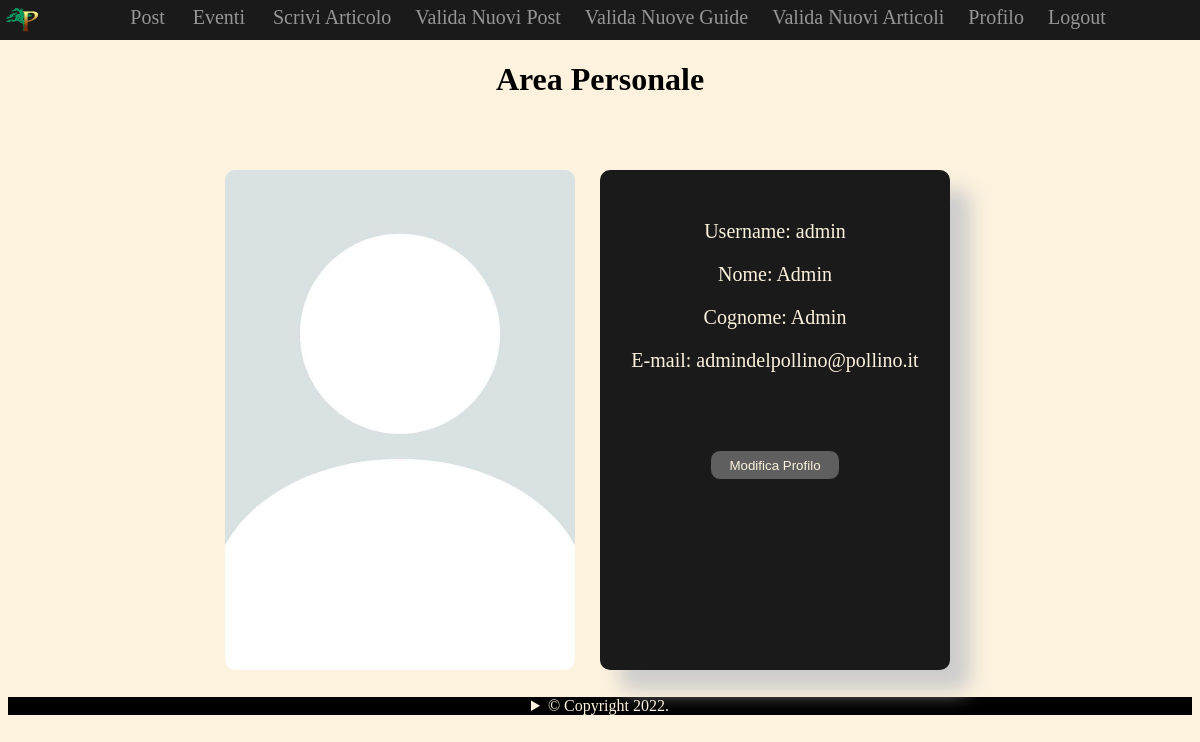
Screenshot of /php/areapersonale.php (signed in) with the database file from the repository.
### tables this page shows
CREATE TABLE `utenti` (
  `id` int(11) NOT NULL AUTO_INCREMENT,
  `username` varchar(50) NOT NULL,
  `password` varchar(255) NOT NULL,
  `email` varchar(45) NOT NULL,
  `guida` int(11) NOT NULL,
  `nome` varchar(45) NOT NULL,
  `cognome` varchar(45) NOT NULL,
  `admin` int(10) unsigned zerofill NOT NULL DEFAULT '0000000000',
  `imgPath` varchar(100) DEFAULT NULL,
  `data_nascita` date NOT NULL,
  PRIMARY KEY (`id`),
  UNIQUE KEY `username_UNIQUE` (`username`)
);

### php/areapersonale.php (the view, shortened to what this page needs)
<!DOCTYPE html>
<html lang="it">
    <head>
        <link href="../css/stile.css" rel="stylesheet" type="text/css">
    </head>
    <?php
        include './connection.php';
        $admin = 0;
        $personale = "Login";
        $link = "login.php";
        if( (isset($_SESSION['utente'])) || (isset($_SESSION['guida'])) )
        {
            $session_user = htmlspecialchars($_SESSION['username'], ENT_QUOTES, 'UTF-8');
            $personale = "Profilo";
            $link = "areapersonale.php";
        }
        else
        {
            $session_user = "nobody";
        }
        if (isset($_SESSION['admin']) && $_SESSION['admin'] == 1)
        {
            $admin = 1;
        }
    ?>
    <body>
        <aside class="menu">
            <nav>
                <a href="../index.php"><img src="../foto/Logo_ParcoPollino2.png" alt="Logo"></a>
                <a href="./post.php">Post</a>
                <a href="./eventi.php">Eventi</a>
                <?php
                    if ($admin == 1)
                    {
                        print('<a href="./scrivi_articolo.php">Scrivi Articolo</a>');
                        print('<a href="./valida_post.php">Valida Nuovi Post</a>');
                        print('<a href="./valida_guide.php">Valida Nuove Guide</a>');
                        print('<a href="./valida_articoli.php">Valida Nuovi Articoli</a>');
                    }
                    print('<a href="' . $link .'">' . $personale . '</a>');
                    if ($personale == "Profilo")
                        print('<a href="logout.php">Logout</a>');
                ?>
            </nav>
        </aside>
        <div class="titolo-profilo">
            <h1>
                Area Personale
            </h1>
        </div>
        <?php
            if ($session_user == "nobody")
            {
                printf( '<div class="arrivederci_div">
                            <p class="arrivederci_p">Non hai fatto il login</p>
                            <br>
                            <form action="../php/login.php">
                                <input class="bottone-ciao" id="bottone-ciao" type="submit" value="Fai il Login">
                            </form>
                        </div>');
            }
            else
            {
                $query = "
                            SELECT *
                            FROM utenti
                            WHERE username ='" .$_SESSION['username'] ."'
                        ";
                $res = $dbCon->query($query);
                $row = $res->fetch_array() or trigger_error($dbCon->error."[$query]");
                print
                (
                    '<div class="contenitore-profilo">
                        <div class="img-profilo">
                            <img src="' .$row['imgPath'] .'" alt="Immagine del profilo di '.$row['nome'].'">
                        </div>
                        <div class="info-profilo">
                            <p>Username: ' .$row['username'] .'</p>
                            <p>Nome: ' .$row['nome'] .'</p>
                            <p>Cognome: ' .$row['cognome'] .'</p>
                            <p>E-mail: ' .$row['email'] .'</p>
                            <form action="confirm_login.php">
                                <input class="bottone-modifica" id="bottone-modifica" type="submit" value="Modifica Profilo">
                            </form>
                        </div>
                    </div>
                   <br><br><br><br><br><br><br><br><br><br><br><br><br><br><br><br><br><br><br><br><br><br><br><br><br><br><br><br><br>'
                );
            }
        ?>
        <br><br><br><br><br>
        <footer>
            <details>
                <summary>&copy; Copyright 2022.</summary>
            </details>
        </footer>
    </body>
</html>

### css/stile.css (style rules this page uses)
body { background-color: rgb(253, 242, 222); font-family: Calibri; }
input[type="submit"] { border-radius: 10px; height: 30px; background-color: #5F5F5F; color: rgb(253, 242, 222); margin: 8px 0; border: 1px solid rgb(26, 26, 26); cursor: pointer; width: 130px; }
.menu { width: 100%; height: 40px; position: fixed; top: 0px; left: 0px; background: rgb(26, 26, 26); text-align: center; z-index: 1; }
.menu img { height: 30px; position: absolute; top: 2px; left: 2px; }
.menu a { padding: 6px 8px 6px 16px; text-decoration: none; font-size: 20px; color: rgb(150, 150, 150); display: inline-block; }
footer { margin-top: 5px; background-color: black; color: rgb(253, 242, 222); text-align: center; }
.titolo-profilo { text-align: center; position: relative; top: 40px; }
.contenitore-profilo { position: absolute; top: 50%; left: 50%; margin-top: -200px; margin-left: -500px; width: 1000px; height: 500px; }
.img-profilo { margin: 20px auto; overflow: hidden; width: 350px; height: 500px; border-radius: 10px 10px 10px 10px; position: relative; top: -50px; left: -200px; }
.img-profilo img { height: 100%; margin-left: 50%; transform: translateX(-50%); }
.info-profilo { width: 350px; height: 500px; border-radius: 10px 10px 10px 10px; background-color: rgb(26, 26, 26); box-shadow: 20px 20px 20px #ccc; color:rgb(253, 242, 222); text-align: center; position: relative; top: -570px; right: -500px; font-size: 20px; }
.info-profilo p { position: relative; top: 50px; }
.info-profilo input { position: relative; top: 100px; }

### rows the page displays
utenti: imgPath (placeholder picture), username "admin", nome "Admin", cognome "Admin", email "admindelpollino@pollino.it"

### other values shown
$personale "Profilo"
